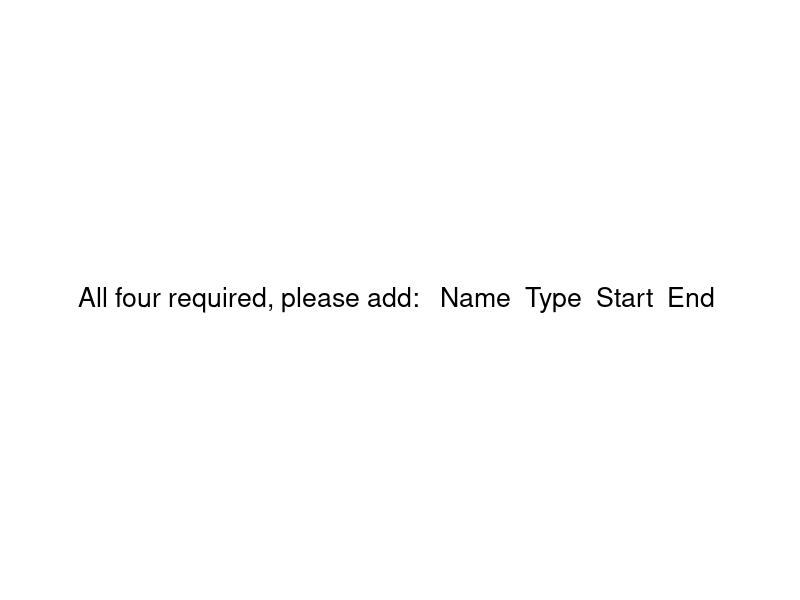
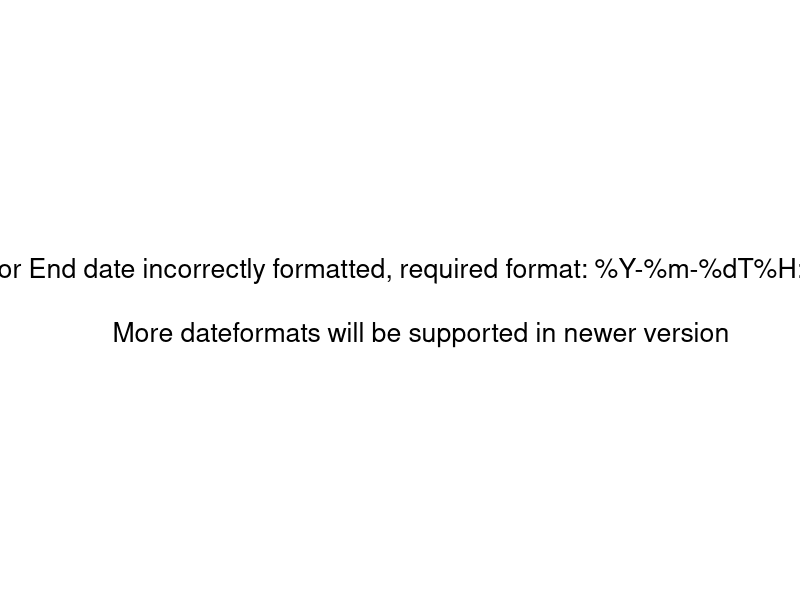

These figures' R source, in order:
# Copyright (c) ICT GROUP.  All rights reserved.

##PBI_R_VISUAL: VIZGAL_SCVIEW  Graphical display of schedule, planning or other events.
# Visualise schedule, planning or events in one graph
#
# INPUT:
# Name, Type, Start, End
#
# CREATION DATE: 12/08/2016
#
# LAST UPDATE: 12/08/2016
#
# VERSION: 0.0.1
#
# R VERSION TESTED: 3.3.2
#
# AUTHOR: F.A. THOMSON (frank.thomson@ict.nl)


############### LIBRARY DECLARATIONS ###############

libraryRequireInstall = function(packageName, ...)
{
  if (!require(packageName, character.only = TRUE))
    warning(paste("*** The package: '", packageName, "' was not installed ***", sep =
                    ""))
}

libraryRequireInstall("ggplot2")
libraryRequireInstall("grid")
libraryRequireInstall("gridExtra")
libraryRequireInstall("wesanderson")

############ INTERNAL FUNCTIONS #########

# plot error message to user
showErrorMessageToUser <- function(message) {
  par(mar = c(0, 0, 0, 0))
  plot(
    c(0, 1),
    c(0, 1),
    ann = F,
    bty = 'n',
    type = 'n',
    xaxt = 'n',
    yaxt = 'n'
  )
  text(
    x = 0.5,
    y = 0.5,
    message,
    cex = 1.6,
    col = "black"
  )
}

# check if date in handable format
# TDOD for next version: support multiple date formats
dateInCorrectFormat <- function(date) {
  d <- try(as.Date(date, format = "%Y-%m-%dT%H:%M:%OS"))
  return (class(d) != "try-error" & !is.na(d))
}



############ INPUT / DATE VALIDATION #########

input_valid <- TRUE
dates_valid <- TRUE
message <- ""

if (!exists("Name")) {
  input_valid <- FALSE
  message <- paste(message, "Name ")
}
if (!exists("Type")) {
  input_valid <- FALSE
  message <- paste(message, "Type ")
}
if (!exists("Start")) {
  input_valid <- FALSE
  message <- paste(message, "Start ")
}
if (!exists("End")) {
  input_valid <- FALSE
  message <- paste(message, "End ")
}

if (input_valid) {
  # Assign columns to dataset
  dataset <- cbind(Name, Type, Start, End)
  # Rename columns
  colnames(dataset) <- c("Name", "Type", "Start", "End")
  # Remvoe NA's
  dataset <- na.omit(dataset)
  dates_valid <-   (dateInCorrectFormat(dataset$Start[1]) &
                      dateInCorrectFormat(dataset$End[1]))
} else {
  dates_valid <- FALSE
  showErrorMessageToUser(paste("All four required, please add: ", message))
}

palleteType = "rainbow"
if(exists("settings_legend_params_palleteType"))
  palleteType = settings_legend_params_palleteType 

############ INPUT / DATE VALIDATION #########

if (dates_valid) {
  
  if (!exists("settings_colorPalette"))
  {
    settings_colorPalette = "Set1";
  }
  
  
  dataset$Start <-
    as.POSIXct(dataset$Start, format = "%Y-%m-%dT%H:%M:%OS")
  dataset$End <-
    as.POSIXct(dataset$End,  format = "%Y-%m-%dT%H:%M:%OS")
  ggplot(dataset, aes(x = Start, y = Name, color = Type)) +
    geom_segment(aes(
      x = Start,
      xend = End,
      y = Name,
      yend = Name
    ), size = 15) +
    scale_colour_discrete(guide = guide_legend(override.aes = list(size =
                                                                     10))) +
    theme_bw()+ scale_colour_brewer(palette = settings_colorPalette)
  
  
  
} else {
  showErrorMessageToUser(
    paste(
      "Start and/or End date incorrectly formatted, required format: %Y-%m-%dT%H:%M:%OS\n
      More dateformats will be supported in newer version"
    )
    )
}
